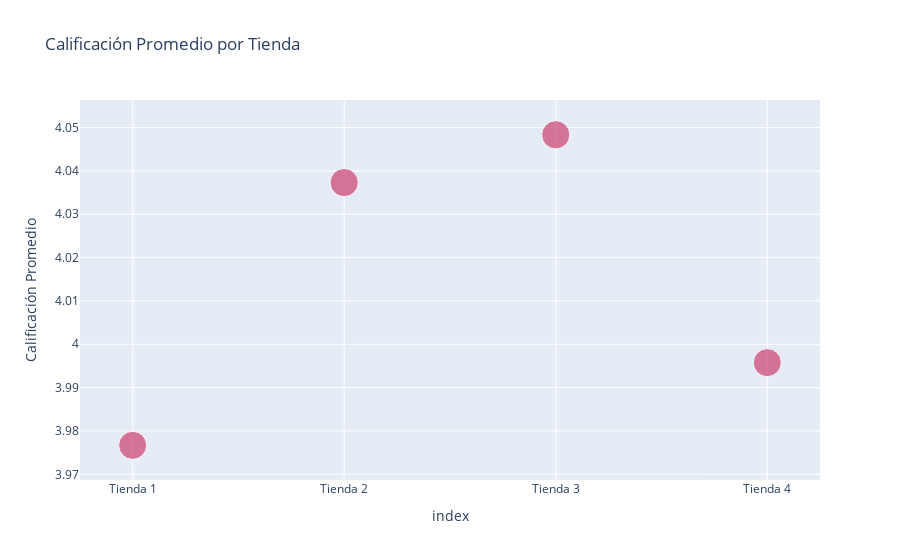

Notebook cell for this chart:
### Code cell
calificaciones_tiendas_scatter_plot = px.scatter(calificaciones_tiendas, 
                                        x=calificaciones_tiendas.index, 
                                        y=calificaciones_tiendas.values,
                                        title='Calificación Promedio por Tienda',
                                        labels={'x':'Tiendas', 'y':'Calificación Promedio'},
                                        color_discrete_sequence=['#cd4071'],
                                        size=calificaciones_tiendas.values)
calificaciones_tiendas_scatter_plot.show()

### Figure 1 — Plotly figure (JSON) as saved in the notebook; plotly's stock layout.template omitted (floating-point values rounded to 4 significant figures)
{"data": [{"hovertemplate": "index=%{x}<br>Calificación Promedio=%{y}<br>size=%{marker.size}<extra></extra>", "legendgroup": "", "marker": {"color": "#cd4071", "size": [3.977, 4.037, 4.048, 3.996], "sizemode": "area", "sizeref": 0.01012, "symbol": "circle"}, "mode": "markers", "name": "", "orientation": "v", "showlegend": false, "type": "scatter", "x": ["Tienda 1", "Tienda 2", "Tienda 3", "Tienda 4"], "xaxis": "x", "y": [3.977, 4.037, 4.048, 3.996], "yaxis": "y"}], "layout": {"legend": {"itemsizing": "constant", "tracegroupgap": 0}, "title": {"text": "Calificación Promedio por Tienda"}, "xaxis": {"anchor": "y", "domain": [0, 1], "title": {"text": "index"}}, "yaxis": {"anchor": "x", "domain": [0, 1], "title": {"text": "Calificación Promedio"}}}}
